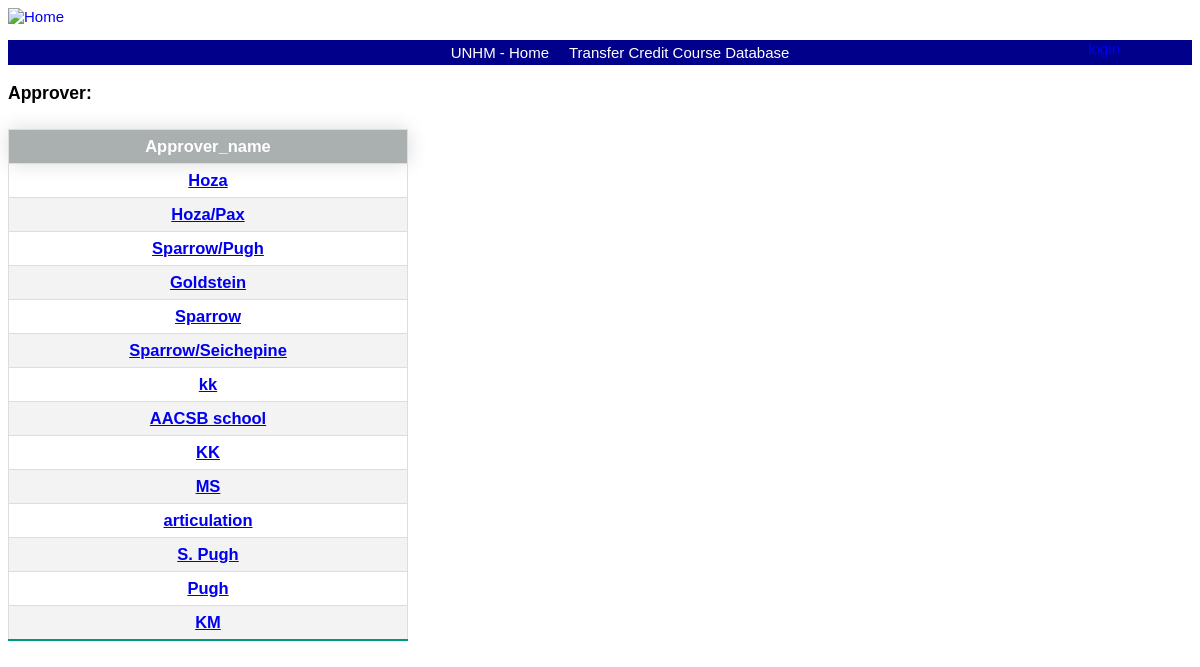
/transfer/approver/, run on the app's committed database.
### transfer/models/model_approver.py (models this page shows)
class Approver(models.Model):
    approver_id = models.AutoField(primary_key=True)
    approver_name = models.CharField(max_length=200, blank=True, null=True)

### transfer/views/approver_views.py (the view)
# urls.py: path('approver/', ApproverListView.as_view(), name='approver_home'),
class ApproverListView(ListView):
    model = Approver
    template_name = 'approver_html/approver_home.html'

### templates/approver_html/approver_home.html
{% extends "base.html" %}
{% load static %}
{% block content %}
<h3>Approver:</h3>
<table class="content-table">
<thead>
    <tr>
    <th>Approver_name</th>
    </tr>
</thead>
<tbody>
  {% for approver in object_list %}
  <tr>
  <th><a href="{% url 'approver_detail' approver.pk %}">{{ approver.approver_name}}</a></th>
  </tr>
  {% endfor %}
</tbody>
</table>
{% endblock %}

### templates/base.html (shortened to what this page needs)
{% load static %}
<!DOCTYPE html>
<html lang="en" dir="ltr">
  <head>
    <link rel="stylesheet" href="{% static 'css/base.css' %}">
  </head>
  <body>
    <header>
       <a href="{% url 'home' %}" title="Home" rel="home" id="logo">
          <img src="https://paulcollege.unh.edu/cep/sites/paulcollege.unh.edu.cep/themes/cep/logo.png" alt="Home">
          <a href="http://127.0.0.1:8000/admin" class="login-btn">login</a>
    </header>
 <nav class="navbar">
   <ul>
     <li><a href="https://manchester.unh.edu/">UNHM - Home</a></li>
     <li><a href="{% url 'home' %}">Transfer Credit Course Database</a></li>
   </ul>
 </nav>
{% block content %}
{% endblock content %}
  </body>
</html>

### static/css/base.css (style rules this page uses)
body { font-family: 'Source Sans Pro', sans-serif; font-size:15px; }
header { display: flex; justify-content:left; align-items:left; }
header a { text-decoration: none; }
.navbar { width: 100%; }
.navbar ul { display: flex; justify-content: center; align-items: center; height: 25px; background-color: darkblue; }
.navbar ul li { list-style-type: none; color: white; margin: 0 10px; }
.navbar ul li a { text-decoration: none; color: white; }
.login-btn { top: 40px; right: 80px; position: absolute; text-decoration: none; }
.content-table { font-size: 1.1em; border-collapse: collapse; margin: 25px 0; min-width: 400px; }
.content-table thead tr { background-color: #A9B0AF; color: #ffffff; font-weight: bold; text-align: center; border-bottom: 1px solid #dddddd; border-radius: 5px 5px 0 0; overflow: hidden; box-shadow: 0 0 20px rgba(0,0,0,0.15); }
.content-table th,.content-table tb { padding: 7px 15px; }
.content-table tbody tr,th { border: 1px solid #dddddd; border-collapse: }
.content-table tbody tr:nth-of-type(even) { background-color: #f3f3f3; }
.content-table tbody tr:last-of-type { border-bottom: 2px solid #009879; }

### data on the page
Approver: approver_name "Hoza"
Approver: approver_name "Hoza/Pax"
Approver: approver_name "Sparrow/Pugh"
Approver: approver_name "Goldstein"
Approver: approver_name "Sparrow"
Approver: approver_name "Sparrow/Seichepine"
Approver: approver_name "kk"
Approver: approver_name "AACSB school"
Approver: approver_name "KK"
Approver: approver_name "MS"
Approver: approver_name "articulation"
Approver: approver_name "S. Pugh"
Approver: approver_name "Pugh"
Approver: approver_name "KM"
